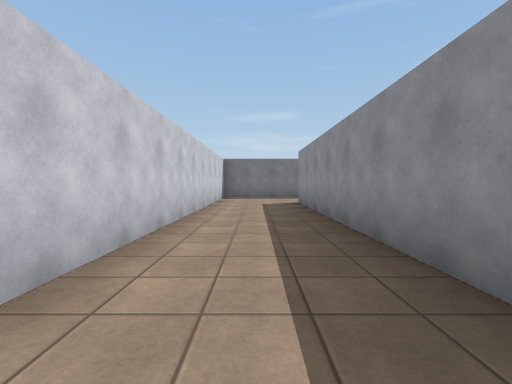
[1] (above)

24 first-person views from a walk through a scene from a Unity 3-D project. The camera is 1.2 m above the floor, tilts 2° down and sees 85° across. The floor is counted in squares, 2 m on a side. Each view is taken from the middle of a square. On the plan, view 1 faces up. The plan holds only what a view shows up to about 9 squares ahead; the rest is blank. The place goes on beyond the plan. Surface patterns are stand-ins for the level's own textures.

[2]
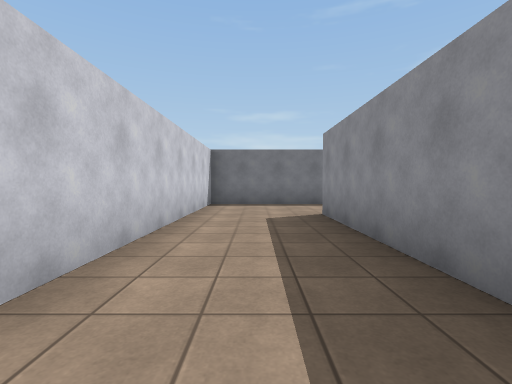

[3]
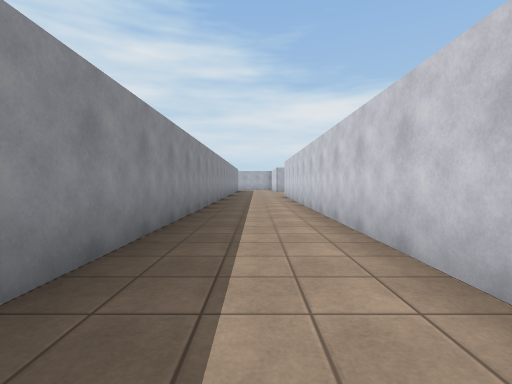

[4]
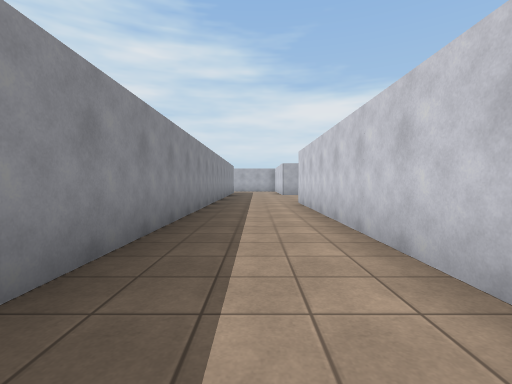

[5]
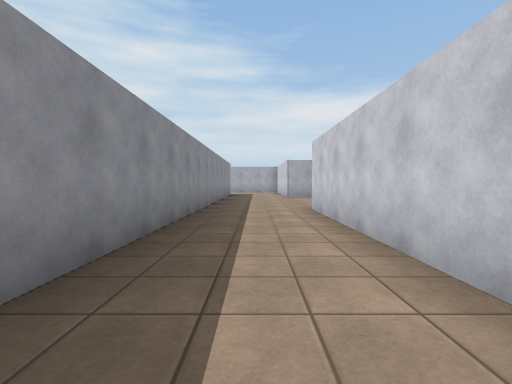

[6]
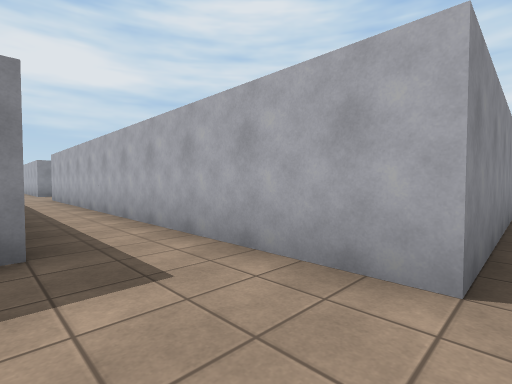

[7]
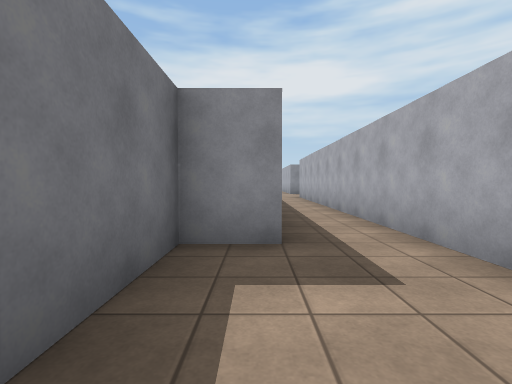

[8]
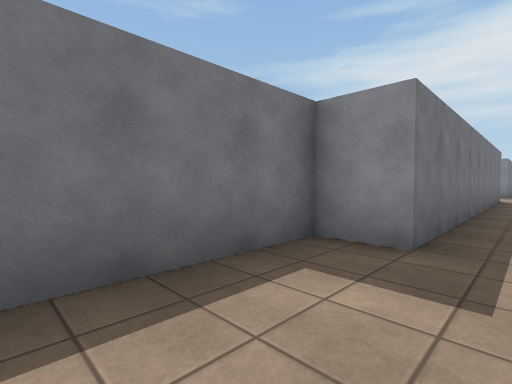

[9]
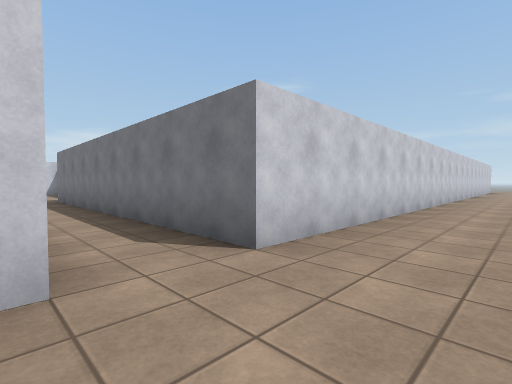

[10]
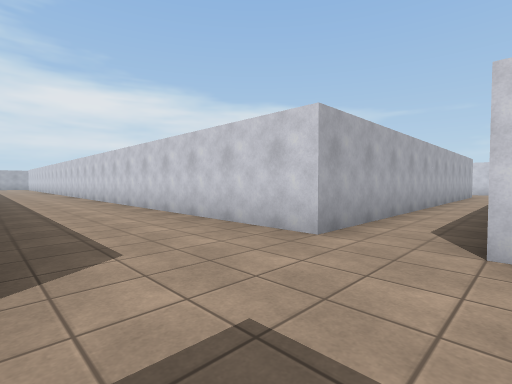

[11]
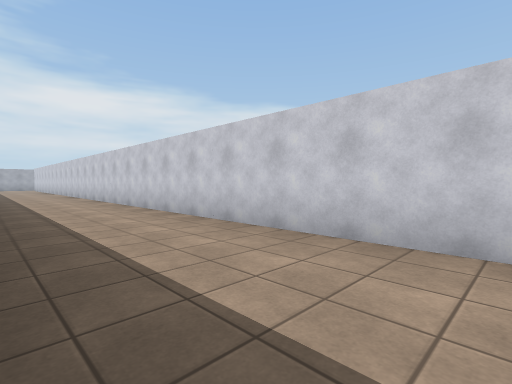

[12]
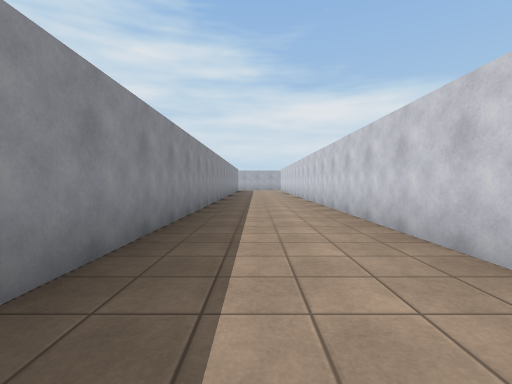

[13]
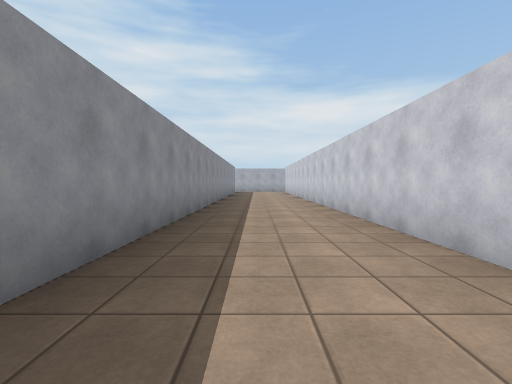

[14]
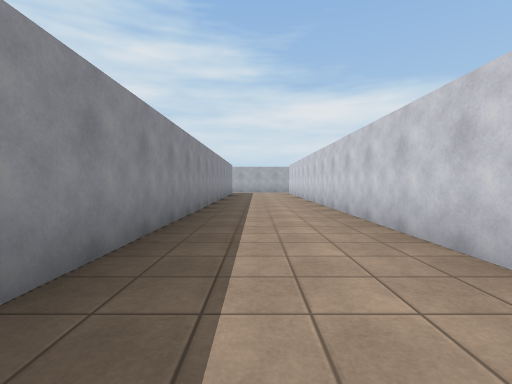

[15]
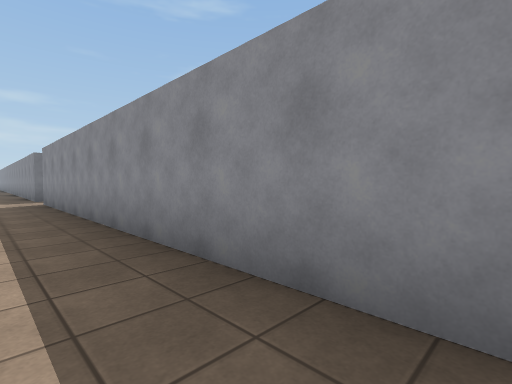

[16]
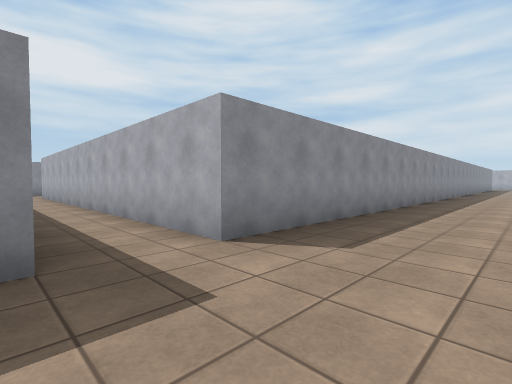

[17]
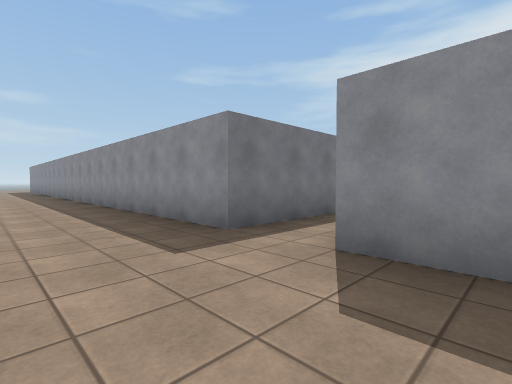

[18]
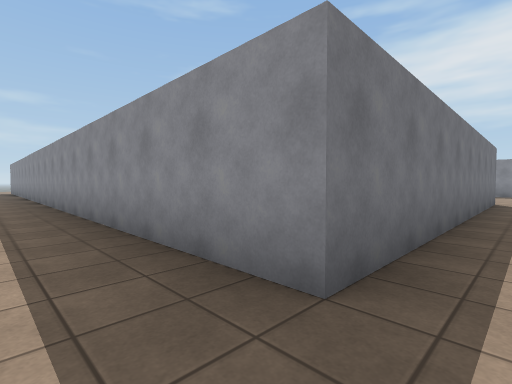

[19]
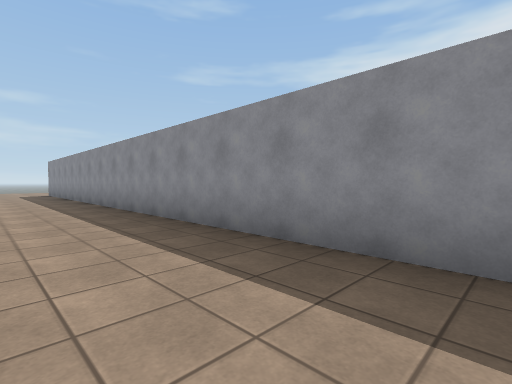

[20]
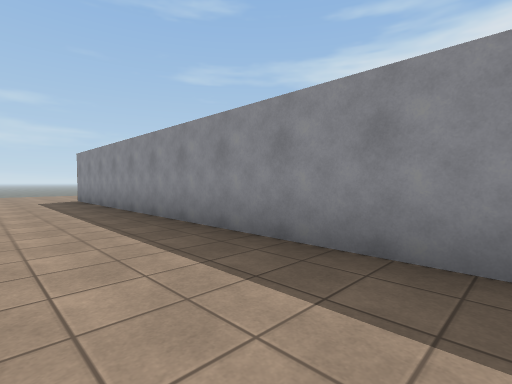

[21]
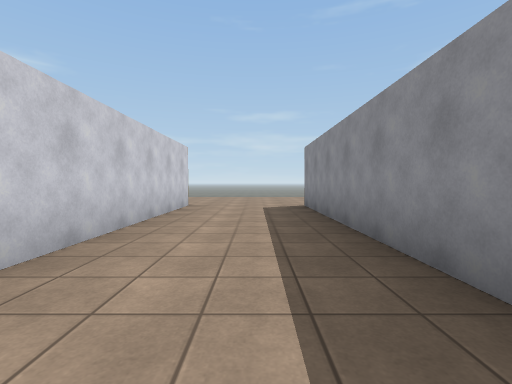

[22]
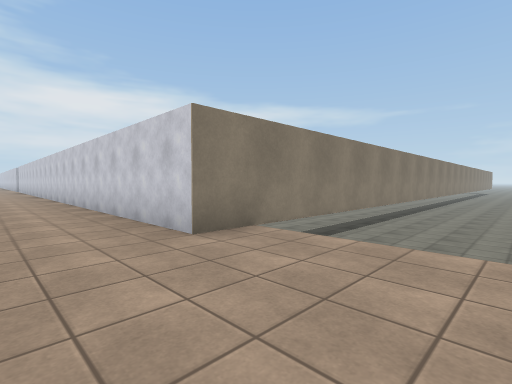

[23]
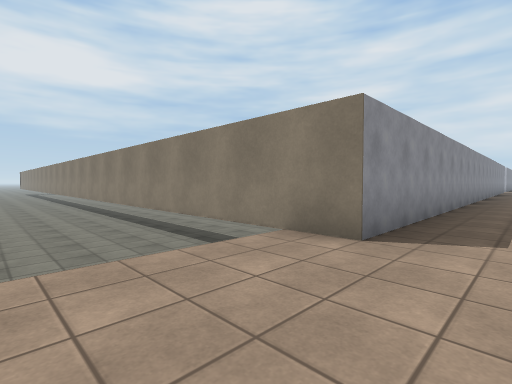

[24]
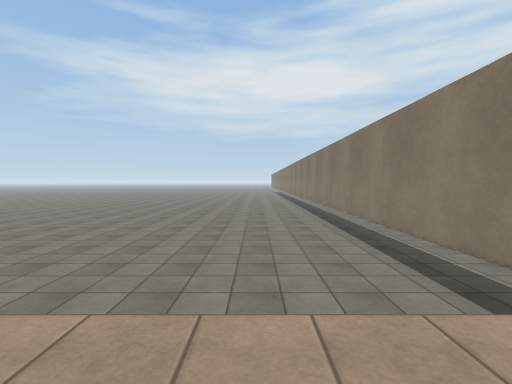

### Floor plan
Key: @ floor where view 1 was taken; # wall or solid block; . floor; v drop or lower ground.
Columns run from 2 left of view 1 to 25 right of it. Each row starts with its distance up from view 1.
 33                     vvvvvvv
 32                    vvvvvvvv
 31       vvvvvv v.....vvvvvvvv
 30     vvvvvvvv v.....vvvvvvvvv
 29      vvvvvvv v.....vvvvvvvvv
 28       #########...#########
 27               #...#
 26               #...#
 25               #...#
 24               #...#
 23               #...#
 22               #...#
 21               #...#
 20               #...#
 19               #...#
 18               #...#
 17               #...#
 16               #...#
 15               #...#
 14               #...#
 13               #...#
 12               #...#
 11 #######       #...#
 10 #.....#########...########.
  9 #..........................
  8 #...###########...#########
  7 #...#         #...#
  6 #...#         #...#
  5 #...#         #...#
  4 #...#         #...#
  3 #...#         #...#
  2 #...#         #...#
  1 #...#         #...#
  0 #.@.#         #...#
 -1 #...#         #...#
 -2 #...#         #...#
 -3 #...#         #...#
 -4 #...#         #...#
 -5 #...#         #...#
 -6 #...#         #...#
 -7 #...#         #...#
 -8 #...#         #...#

Where each view was taken, in squares from view 1:
view 1: 0 up, 0 right, facing up
view 2: 3 up, 0 right, facing up
view 3: 3 up, 0 right, facing down
view 4: 1 down, 0 right, facing down
view 5: 3 down, 0 right, facing down
view 6: 10 up, 1 right, facing down-right
view 7: 10 up, 1 right, facing right
view 8: 9 up, 1 right, facing up-right
view 9: 8 up, 14 right, facing up-left
view 10: 10 up, 15 right, facing down-left
view 11: 7 up, 15 right, facing down-left
view 12: 3 up, 14 right, facing down
view 13: 0 up, 14 right, facing down
view 14: 2 down, 14 right, facing down
view 15: 1 down, 14 right, facing up-right
view 16: 10 up, 13 right, facing down-right
view 17: 7 up, 13 right, facing up-right
view 18: 9 up, 14 right, facing up-right
view 19: 13 up, 13 right, facing up-right
view 20: 18 up, 13 right, facing up-right
view 21: 21 up, 14 right, facing up
view 22: 31 up, 14 right, facing down-left
view 23: 31 up, 14 right, facing down-right
view 24: 30 up, 15 right, facing right
